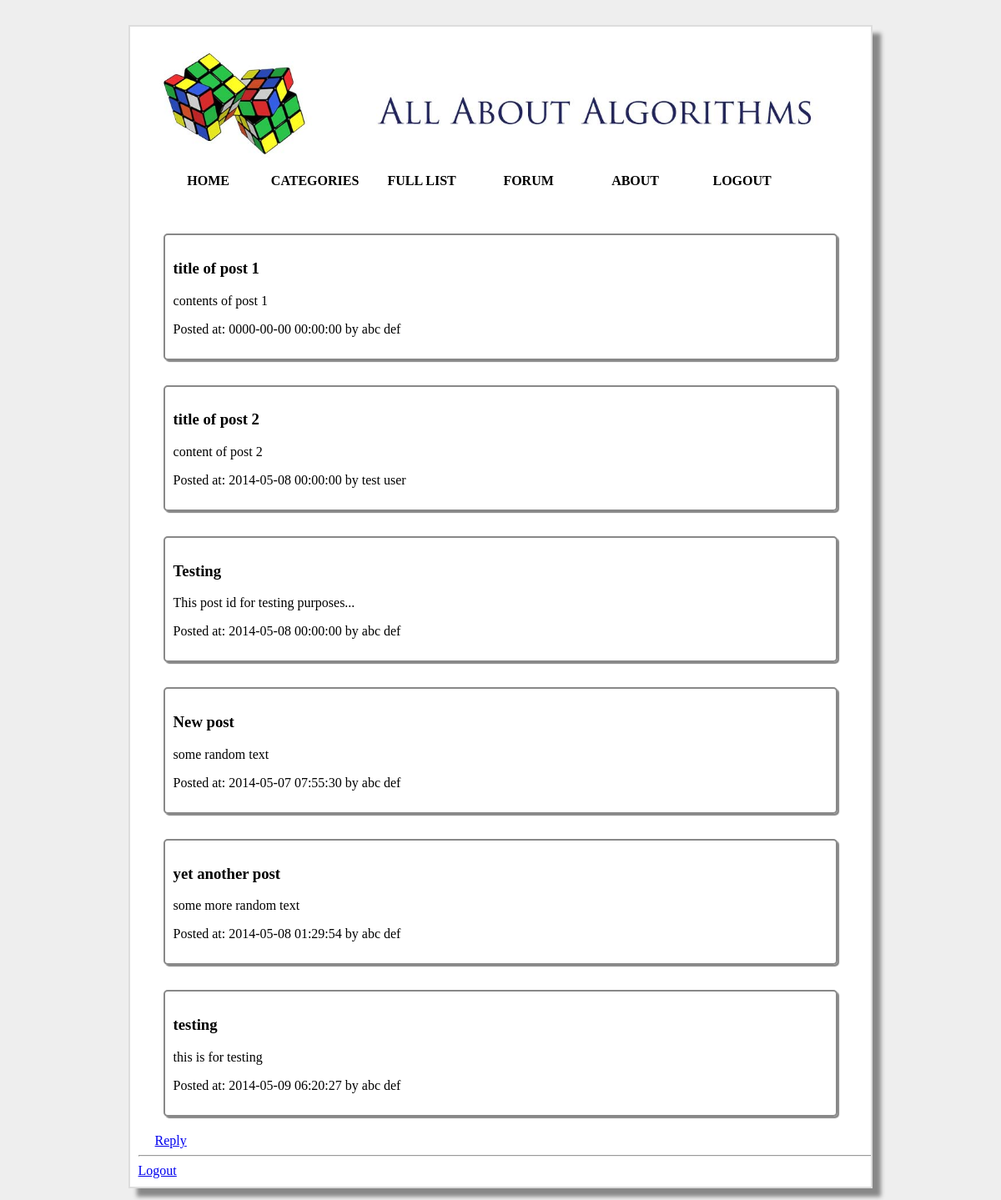
The page /posts.php?id=1 (signed in) on the database its author committed.
### tables this page shows
CREATE TABLE IF NOT EXISTS `forum_post` (
  `post_id` int(11) NOT NULL AUTO_INCREMENT,
  `discussion_id` int(11) NOT NULL,
  `post_title` varchar(500) NOT NULL,
  `post_content` text NOT NULL,
  `post_date` datetime NOT NULL,
  `post_author` int(5) NOT NULL,
  PRIMARY KEY (`post_id`),
  KEY `discussion_id` (`discussion_id`),
  KEY `discussion_author` (`post_author`)
);

### posts.php (the view, shortened to what this page needs)
<!DOCTYPE HTML>
<html>
	<head>
		<link href="Home_Style.css" type="text/css" rel="stylesheet">
		<?php
		require_once("db_connect.php");
		?>
	</head>
	<body>
		<div id="big_wrapper">
			<?php
			require_once ('header.php');
			?>
			<?php
			$query = "SELECT * FROM forum_post WHERE discussion_id = ".$_GET['id'].";";
			$result = mysqli_query($link, $query) or die('could not connect ' . mysqli_error($link));
			if ($result) {
				while ($res_array = mysqli_fetch_assoc($result)) {
					$query_author = "SELECT CONCAT(First_Name, ' ', Last_Name) AS name FROM user WHERE user_ID='".$res_array['post_author']."';";
					$author_result = mysqli_query($link, $query_author) or die('could not connect ' . mysqli_error($link));
					$author_res_array = mysqli_fetch_assoc($author_result);
					echo "<span class='algo_link'>
						<div class='algo_desc'>
							<h3>".$res_array['post_title']."</h3>
							<p>".$res_array['post_content']."</p>
							<p>Posted at: ".$res_array['post_date']." by ".$author_res_array['name']."</p>
						</div>
						</span>
					";
				}
				echo "<p>
						<a href='reply.php?id=".$_GET['id']."'><p>Reply</p></a></p>";
			}
			else{
				echo "
				<p>No rows retreived</p>
				";
			}
			?>
			<?php
		require_once ('footer.php');
		?>
		</div>
	</body>
</html>

### Home_Style.css (style rules this page uses)
body { background-color: #EEEEEE; }
#big_wrapper { position: relative; display: block; margin-left: auto; margin-right: auto; margin-top: 30px; min-height:1000px; overflow: hidden; margin-bottom: 30px; width: 70%; background-color: #FFFFFF; border-radius: 0; padding: 30px; border: 2px solid #DDDDDD; box-shadow: 10px 10px 5px #888888; }
.algo_desc { margin: 10px; padding: 10px; box-shadow: 2px 2px 1px #888888; border-style: outset; margin-bottom: 20px; margin-top: 30px; border: 2px solid #888888 ; border-radius: 5px; }

### rows shown on the page
forum_post: post_title "title of post 1", post_content "contents of post 1", post_date "0000-00-00 00:00:00", name "abc def"
forum_post: post_title "title of post 2", post_content "content of post 2", post_date "2014-05-08 00:00:00", name "test user"
forum_post: post_title "Testing", post_content "This post id for testing purposes...", post_date "2014-05-08 00:00:00", name "abc def"
forum_post: post_title "New post", post_content "some random text", post_date "2014-05-07 07:55:30", name "abc def"
forum_post: post_title "yet another post", post_content "some more random text", post_date "2014-05-08 01:29:54", name "abc def"
forum_post: post_title "testing", post_content "this is for testing", post_date "2014-05-09 06:20:27", name "abc def"
